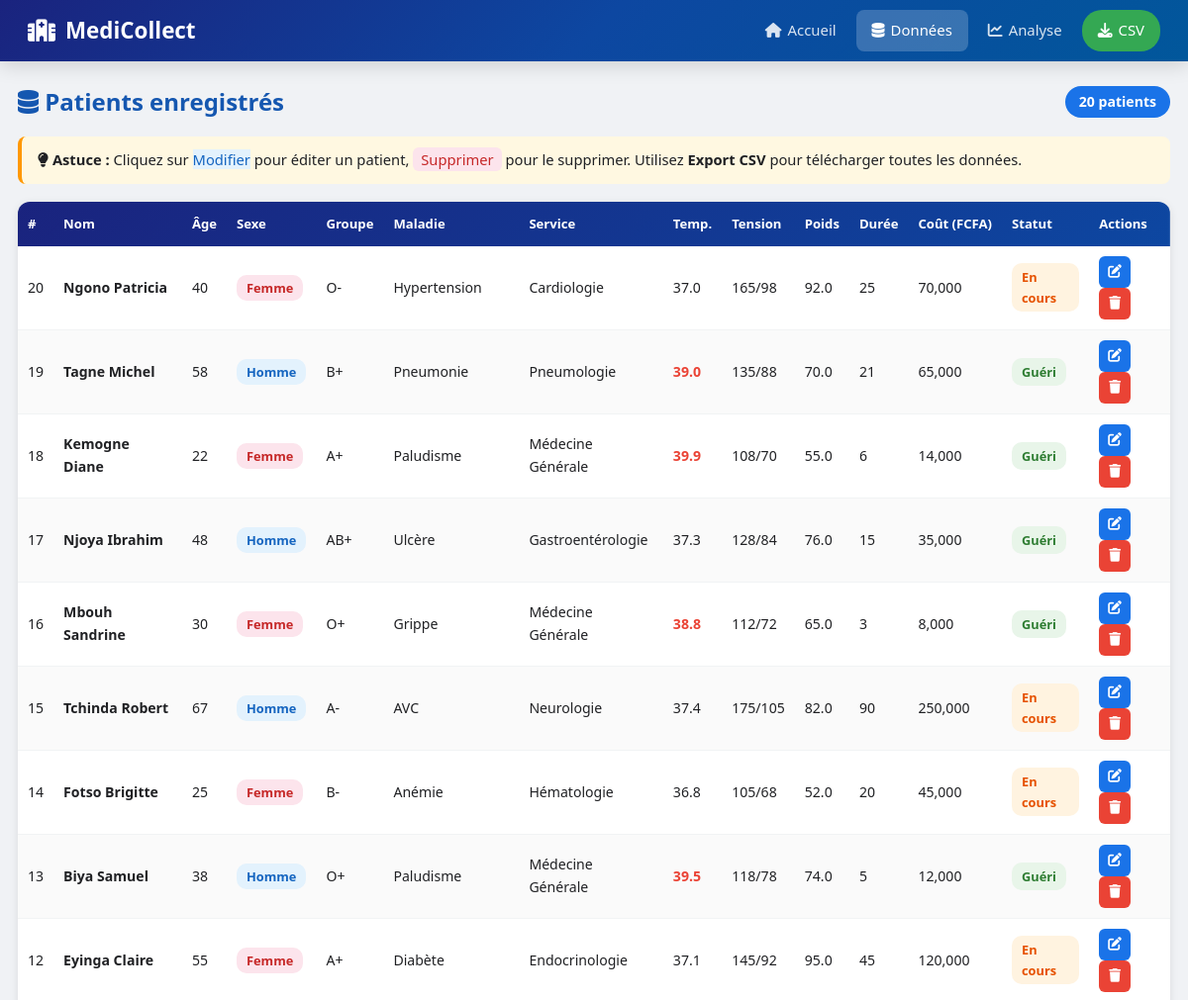
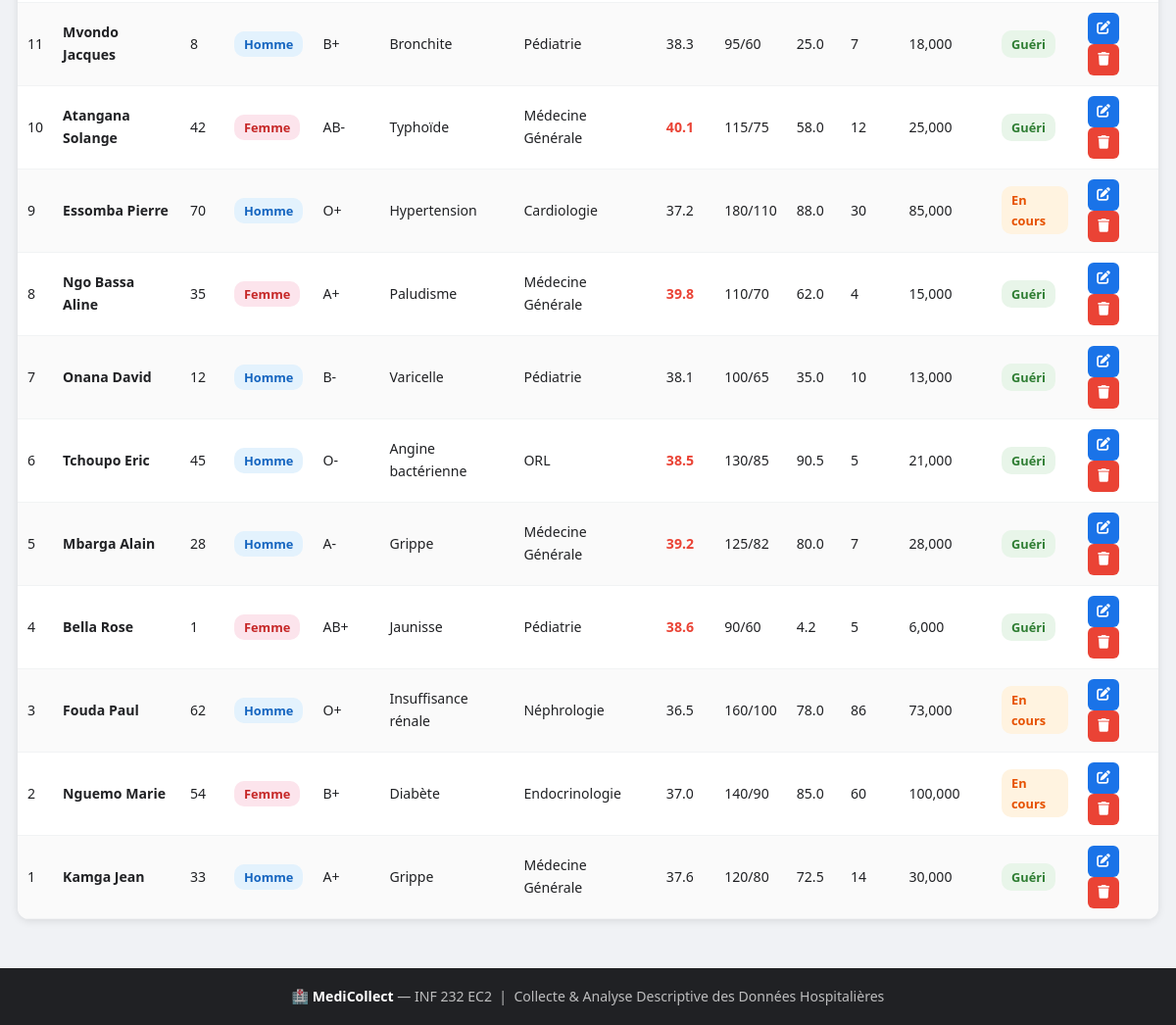
Page /data on the committed database (2 pictures, top to bottom).
### tables this page shows
CREATE TABLE patients (
            id                   INTEGER PRIMARY KEY AUTOINCREMENT,
            nom                  TEXT    NOT NULL,
            age                  INTEGER NOT NULL,
            sexe                 TEXT    NOT NULL,
            groupe_sanguin       TEXT,
            maladie              TEXT    NOT NULL,
            service              TEXT    NOT NULL,
            temperature          REAL    NOT NULL,
            tension_systolique   INTEGER,
            tension_diastolique  INTEGER,
            poids                REAL,
            duree                INTEGER NOT NULL,
            cout                 REAL    NOT NULL,
            statut               TEXT    NOT NULL DEFAULT 'En cours',
            date_admission       TEXT    NOT NULL DEFAULT (date('now'))
        );

### app.py (the view)
@app.route("/data")
def data():
    conn = get_db()
    rows = conn.execute("SELECT * FROM patients ORDER BY id DESC").fetchall()
    conn.close()
    return render_template("data.html", patients=rows, total=len(rows))

### app.py (called while the page is built)
def get_db():
    conn = sqlite3.connect(DB)
    conn.row_factory = sqlite3.Row
    return conn

### templates/data.html (shortened to what this page needs)
{% extends 'base.html' %}
{% block content %}
<div class="page-header">
  <h1><i class="fas fa-database"></i> Patients enregistrés</h1>
  <span class="badge">{{ total }} patient{{ 's' if total > 1 }}</span>
</div>
<div class="info-box">
  <i class="fas fa-lightbulb"></i>
  <strong>Astuce :</strong> Cliquez sur
  <span class="tag-blue">Modifier</span> pour éditer un patient,
  <span class="tag-red">Supprimer</span> pour le supprimer.
  Utilisez <strong>Export CSV</strong> pour télécharger toutes les données.
</div>
{% if patients %}
<div class="table-wrap">
  <table>
    <thead>
      <tr>
        <th>#</th><th>Nom</th><th>Âge</th><th>Sexe</th><th>Groupe</th>
        <th>Maladie</th><th>Service</th><th>Temp.</th><th>Tension</th>
        <th>Poids</th><th>Durée</th><th>Coût (FCFA)</th><th>Statut</th><th>Actions</th>
      </tr>
    </thead>
    <tbody>
    {% for p in patients %}
      <tr>
        <td>{{ p['id'] }}</td>
        <td><strong>{{ p['nom'] }}</strong></td>
        <td>{{ p['age'] }}</td>
        <td><span class="tag {{ 'tag-blue' if p['sexe']=='Homme' else 'tag-pink' }}">
          {{ p['sexe'] }}</span></td>
        <td>{{ p['groupe_sanguin'] or '—' }}</td>
        <td>{{ p['maladie'] }}</td>
        <td>{{ p['service'] }}</td>
        <td class="{{ 'danger-text' if p['temperature'] and p['temperature']>=38.5 }}">
          {{ p['temperature'] }}</td>
        <td>
          {% if p['tension_systolique'] %}
            {{ p['tension_systolique'] }}/{{ p['tension_diastolique'] }}
          {% else %}—{% endif %}
        </td>
        <td>{{ p['poids'] or '—' }}</td>
        <td>{{ p['duree'] }}</td>
        <td>{{ '{:,.0f}'.format(p['cout'] or 0) }}</td>
        <td><span class="statut statut-{{ p['statut']|lower|replace(' ','-') }}">
          {{ p['statut'] }}</span></td>
        <td>
          <a class="btn-edit" href="{{ url_for('edit', pid=p['id']) }}">
            <i class="fas fa-edit"></i></a>
          <a class="btn-del"
             href="{{ url_for('delete', pid=p['id']) }}"
             onclick="return confirm('Supprimer {{ p['nom'] }} ?')">
            <i class="fas fa-trash"></i></a>
        </td>
      </tr>
    {% endfor %}
    </tbody>
  </table>
</div>
{% else %}
<div class="empty">
  <i class="fas fa-folder-open"></i>
  <p>Aucun patient enregistré.</p>
  <a class="btn-primary" href="{{ url_for('index') }}">Ajouter un patient</a>
</div>
{% endif %}
{% endblock %}

### templates/base.html (shortened to what this page needs)
<!DOCTYPE html>
<html lang="fr">
<head>
<link rel="stylesheet" href="{{ url_for('static',filename='style.css') }}">
<link rel="stylesheet"
  href="https://cdnjs.cloudflare.com/ajax/libs/font-awesome/6.5.0/css/all.min.css">
</head>
<body>
<nav class="navbar">
  <div class="brand"><i class="fas fa-hospital-alt"></i> MediCollect</div>
  <div class="nav-links">
    <a href="{{ url_for('index') }}"   class="{{ 'active' if request.endpoint=='index' }}">
      <i class="fas fa-home"></i> Accueil</a>
    <a href="{{ url_for('data') }}"    class="{{ 'active' if request.endpoint=='data' }}">
      <i class="fas fa-database"></i> Données</a>
    <a href="{{ url_for('analyse') }}" class="{{ 'active' if request.endpoint=='analyse' }}">
      <i class="fas fa-chart-line"></i> Analyse</a>
    <a href="{{ url_for('export') }}"  class="btn-export">
      <i class="fas fa-download"></i> CSV</a>
  </div>
</nav>
<div class="container">
  {% block content %}{% endblock %}
</div>
<footer>
  🏥 <strong>MediCollect</strong> — INF 232 EC2 &nbsp;|&nbsp;
  Collecte &amp; Analyse Descriptive des Données Hospitalières
</footer>
</body>
</html>

### static/style.css (style rules this page uses)
:root { --pri:#1a73e8; --pri2:#1557b0; --grn:#34a853; --red:#ea4335; --ora:#ff9800; --pur:#9c27b0; --dk:#202124; --gr:#5f6368; --lt:#f1f3f4; --wh:#fff; --sh:0 2px 8px rgba(0,0,0,.1); --sh2:0 4px 20px rgba(0,0,0,.15); --rad:12px; --tr:all .25s ease; }
* { margin:0;padding:0;box-sizing:border-box }
body { font-family:'Segoe UI',system-ui,sans-serif; background:#f0f2f5;color:var(--dk);line-height:1.6 }
.navbar { background:linear-gradient(135deg,#1a237e,#0d47a1,#01579b); display:flex;align-items:center;justify-content:space-between; padding:0 28px;height:62px; box-shadow:var(--sh2);position:sticky;top:0;z-index:999 }
.brand { color:#fff;font-size:1.4rem;font-weight:700;display:flex;align-items:center;gap:10px }
.nav-links { display:flex;gap:4px;align-items:center }
.nav-links a { color:rgba(255,255,255,.85);text-decoration:none; padding:9px 16px;border-radius:8px;font-size:.93rem;font-weight:500; transition:var(--tr);display:flex;align-items:center;gap:6px }
.nav-links a:hover,.nav-links a.active { background:rgba(255,255,255,.2);color:#fff }
.btn-export { background:var(--grn)!important;color:#fff!important;border-radius:20px!important }
.container { max-width:1280px;margin:0 auto;padding:22px 18px; min-height:calc(100vh - 62px - 72px) }
.info-box { background:#fff8e1;border-left:4px solid var(--ora); padding:12px 16px;border-radius:8px;margin-bottom:18px;font-size:.92rem }
.page-header { display:flex;justify-content:space-between; align-items:center;margin-bottom:16px }
.page-header h1 { color:var(--pri2);font-size:1.5rem }
.badge { background:var(--pri);color:#fff; padding:5px 14px;border-radius:20px;font-size:.88rem;font-weight:600 }
.table-wrap { overflow-x:auto;background:#fff;border-radius:var(--rad);box-shadow:var(--sh) }
table { width:100%;border-collapse:collapse;font-size:.88rem }
thead { background:linear-gradient(135deg,#1a237e,#0d47a1);color:#fff }
th { padding:12px 10px;text-align:left;white-space:nowrap;font-size:.82rem }
td { padding:10px;border-bottom:1px solid var(--lt) }
tbody tr:nth-child(even) { background:#fafafa }
.tag { display:inline-block;padding:3px 10px;border-radius:10px;font-size:.8rem;font-weight:600 }
.tag-blue { background:#e3f2fd;color:#1565c0 }
.tag-pink { background:#fce4ec;color:#c62828 }
.tag-red { background:#fce4ec;color:#c62828;padding:2px 8px;border-radius:6px }
.statut { display:inline-block;padding:4px 10px;border-radius:10px;font-size:.8rem;font-weight:600 }
.statut-guéri { background:#e8f5e9;color:#2e7d32 }
.statut-en-cours { background:#fff3e0;color:#e65100 }
.danger-text { color:var(--red);font-weight:700 }
.btn-edit,.btn-del { display:inline-flex;align-items:center;justify-content:center; width:32px;height:32px;border-radius:6px;color:#fff;text-decoration:none; font-size:.85rem;transition:var(--tr) }
.btn-edit { background:var(--pri) }
.btn-del { background:var(--red) }
footer { background:var(--dk);color:rgba(255,255,255,.7); text-align:center;padding:18px;margin-top:28px;font-size:.88rem }
footer strong { color:#fff }

### rows in the picture
patients: id "20", nom "Ngono Patricia", age "40", sexe "Femme", groupe_sanguin "O-", maladie "Hypertension", service "Cardiologie", temperature "37.0", tension_systolique "165", tension_diastolique "98", poids "92.0", duree "25", cout "70,000", statut "En cours"
patients: id "19", nom "Tagne Michel", age "58", sexe "Homme", groupe_sanguin "B+", maladie "Pneumonie", service "Pneumologie", temperature "39.0", tension_systolique "135", tension_diastolique "88", poids "70.0", duree "21", cout "65,000", statut "Guéri"
patients: id "18", nom "Kemogne Diane", age "22", sexe "Femme", groupe_sanguin "A+", maladie "Paludisme", service "Médecine Générale", temperature "39.9", tension_systolique "108", tension_diastolique "70", poids "55.0", duree "6", cout "14,000", statut "Guéri"
patients: id "17", nom "Njoya Ibrahim", age "48", sexe "Homme", groupe_sanguin "AB+", maladie "Ulcère", service "Gastroentérologie", temperature "37.3", tension_systolique "128", tension_diastolique "84", poids "76.0", duree "15", cout "35,000", statut "Guéri"
patients: id "16", nom "Mbouh Sandrine", age "30", sexe "Femme", groupe_sanguin "O+", maladie "Grippe", service "Médecine Générale", temperature "38.8", tension_systolique "112", tension_diastolique "72", poids "65.0", duree "3", cout "8,000", statut "Guéri"
patients: id "15", nom "Tchinda Robert", age "67", sexe "Homme", groupe_sanguin "A-", maladie "AVC", service "Neurologie", temperature "37.4", tension_systolique "175", tension_diastolique "105", poids "82.0", duree "90", cout "250,000", statut "En cours"
patients: id "14", nom "Fotso Brigitte", age "25", sexe "Femme", groupe_sanguin "B-", maladie "Anémie", service "Hématologie", temperature "36.8", tension_systolique "105", tension_diastolique "68", poids "52.0", duree "20", cout "45,000", statut "En cours"
patients: id "13", nom "Biya Samuel", age "38", sexe "Homme", groupe_sanguin "O+", maladie "Paludisme", service "Médecine Générale", temperature "39.5", tension_systolique "118", tension_diastolique "78", poids "74.0", duree "5", cout "12,000", statut "Guéri"
patients: id "12", nom "Eyinga Claire", age "55", sexe "Femme", groupe_sanguin "A+", maladie "Diabète", service "Endocrinologie", temperature "37.1", tension_systolique "145", tension_diastolique "92", poids "95.0", duree "45", cout "120,000", statut "En cours"
patients: id "11", nom "Mvondo Jacques", age "8", sexe "Homme", groupe_sanguin "B+", maladie "Bronchite", service "Pédiatrie", temperature "38.3", tension_systolique "95", tension_diastolique "60", poids "25.0", duree "7", cout "18,000", statut "Guéri"
patients: id "10", nom "Atangana Solange", age "42", sexe "Femme", groupe_sanguin "AB-", maladie "Typhoïde", service "Médecine Générale", temperature "40.1", tension_systolique "115", tension_diastolique "75", poids "58.0", duree "12", cout "25,000", statut "Guéri"
patients: id "9", nom "Essomba Pierre", age "70", sexe "Homme", groupe_sanguin "O+", maladie "Hypertension", service "Cardiologie", temperature "37.2", tension_systolique "180", tension_diastolique "110", poids "88.0", duree "30", cout "85,000", statut "En cours"
patients: id "8", nom "Ngo Bassa Aline", age "35", sexe "Femme", groupe_sanguin "A+", maladie "Paludisme", service "Médecine Générale", temperature "39.8", tension_systolique "110", tension_diastolique "70", poids "62.0", duree "4", cout "15,000", statut "Guéri"
patients: id "7", nom "Onana David", age "12", sexe "Homme", groupe_sanguin "B-", maladie "Varicelle", service "Pédiatrie", temperature "38.1", tension_systolique "100", tension_diastolique "65", poids "35.0", duree "10", cout "13,000", statut "Guéri"
patients: id "6", nom "Tchoupo Eric", age "45", sexe "Homme", groupe_sanguin "O-", maladie "Angine bactérienne", service "ORL", temperature "38.5", tension_systolique "130", tension_diastolique "85", poids "90.5", duree "5", cout "21,000", statut "Guéri"
patients: id "5", nom "Mbarga Alain", age "28", sexe "Homme", groupe_sanguin "A-", maladie "Grippe", service "Médecine Générale", temperature "39.2", tension_systolique "125", tension_diastolique "82", poids "80.0", duree "7", cout "28,000", statut "Guéri"
patients: id "4", nom "Bella Rose", age "1", sexe "Femme", groupe_sanguin "AB+", maladie "Jaunisse", service "Pédiatrie", temperature "38.6", tension_systolique "90", tension_diastolique "60", poids "4.2", duree "5", cout "6,000", statut "Guéri"
patients: id "3", nom "Fouda Paul", age "62", sexe "Homme", groupe_sanguin "O+", maladie "Insuffisance rénale", service "Néphrologie", temperature "36.5", tension_systolique "160", tension_diastolique "100", poids "78.0", duree "86", cout "73,000", statut "En cours"
patients: id "2", nom "Nguemo Marie", age "54", sexe "Femme", groupe_sanguin "B+", maladie "Diabète", service "Endocrinologie", temperature "37.0", tension_systolique "140", tension_diastolique "90", poids "85.0", duree "60", cout "100,000", statut "En cours"
patients: id "1", nom "Kamga Jean", age "33", sexe "Homme", groupe_sanguin "A+", maladie "Grippe", service "Médecine Générale", temperature "37.6", tension_systolique "120", tension_diastolique "80", poids "72.5", duree "14", cout "30,000", statut "Guéri"

### other values in the picture
{{ total }} "20"
{{ 's' if total > 1 }} "s"
